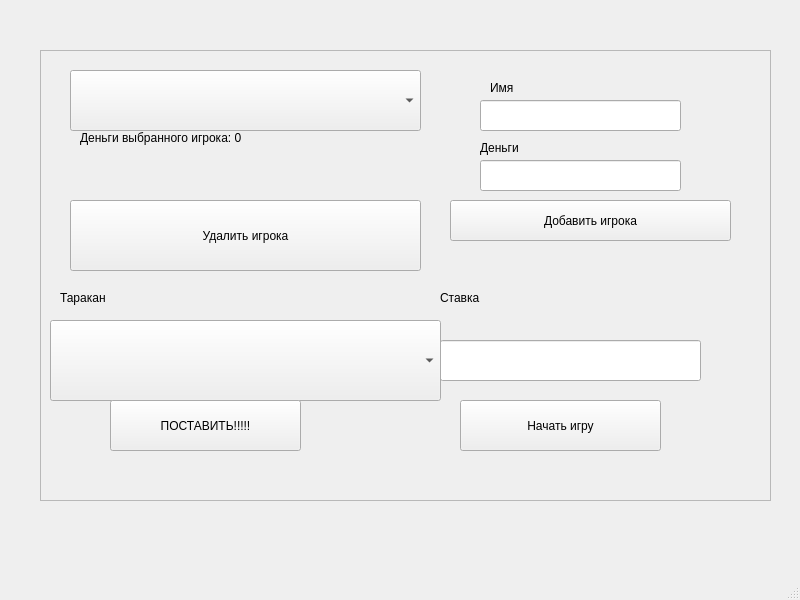
<?xml version="1.0" encoding="UTF-8"?>
<ui version="4.0">
 <class>Main</class>
 <widget class="QMainWindow" name="Main">
  <property name="geometry">
   <rect>
    <x>0</x>
    <y>0</y>
    <width>800</width>
    <height>600</height>
   </rect>
  </property>
  <property name="windowTitle">
   <string>Main</string>
  </property>
  <widget class="QWidget" name="centralwidget">
   <widget class="QFrame" name="frame">
    <property name="geometry">
     <rect>
      <x>40</x>
      <y>50</y>
      <width>731</width>
      <height>451</height>
     </rect>
    </property>
    <property name="frameShape">
     <enum>QFrame::StyledPanel</enum>
    </property>
    <property name="frameShadow">
     <enum>QFrame::Raised</enum>
    </property>
    <widget class="QComboBox" name="comboBox">
     <property name="geometry">
      <rect>
       <x>10</x>
       <y>270</y>
       <width>391</width>
       <height>81</height>
      </rect>
     </property>
    </widget>
    <widget class="QLabel" name="label">
     <property name="geometry">
      <rect>
       <x>400</x>
       <y>240</y>
       <width>51</width>
       <height>16</height>
      </rect>
     </property>
     <property name="text">
      <string>Ставка</string>
     </property>
    </widget>
    <widget class="QLineEdit" name="lineEdit">
     <property name="geometry">
      <rect>
       <x>400</x>
       <y>290</y>
       <width>261</width>
       <height>41</height>
      </rect>
     </property>
    </widget>
    <widget class="QLabel" name="label_2">
     <property name="geometry">
      <rect>
       <x>20</x>
       <y>240</y>
       <width>58</width>
       <height>16</height>
      </rect>
     </property>
     <property name="text">
      <string>Таракан</string>
     </property>
    </widget>
    <widget class="QPushButton" name="pushButton">
     <property name="geometry">
      <rect>
       <x>70</x>
       <y>350</y>
       <width>191</width>
       <height>51</height>
      </rect>
     </property>
     <property name="text">
      <string>ПОСТАВИТЬ!!!!!</string>
     </property>
    </widget>
    <widget class="QPushButton" name="pushButton_2">
     <property name="geometry">
      <rect>
       <x>30</x>
       <y>150</y>
       <width>351</width>
       <height>71</height>
      </rect>
     </property>
     <property name="text">
      <string>Удалить игрока</string>
     </property>
    </widget>
    <widget class="QComboBox" name="comboBox_2">
     <property name="geometry">
      <rect>
       <x>30</x>
       <y>20</y>
       <width>351</width>
       <height>61</height>
      </rect>
     </property>
    </widget>
    <widget class="QPushButton" name="pushButton_3">
     <property name="geometry">
      <rect>
       <x>410</x>
       <y>150</y>
       <width>281</width>
       <height>41</height>
      </rect>
     </property>
     <property name="text">
      <string>Добавить игрока</string>
     </property>
    </widget>
    <widget class="QLineEdit" name="lineEdit_2">
     <property name="geometry">
      <rect>
       <x>440</x>
       <y>50</y>
       <width>201</width>
       <height>31</height>
      </rect>
     </property>
    </widget>
    <widget class="QLabel" name="label_3">
     <property name="geometry">
      <rect>
       <x>450</x>
       <y>30</y>
       <width>51</width>
       <height>16</height>
      </rect>
     </property>
     <property name="text">
      <string>Имя</string>
     </property>
    </widget>
    <widget class="QLabel" name="label_4">
     <property name="geometry">
      <rect>
       <x>440</x>
       <y>90</y>
       <width>51</width>
       <height>16</height>
      </rect>
     </property>
     <property name="text">
      <string>Деньги</string>
     </property>
    </widget>
    <widget class="QLineEdit" name="lineEdit_3">
     <property name="geometry">
      <rect>
       <x>440</x>
       <y>110</y>
       <width>201</width>
       <height>31</height>
      </rect>
     </property>
    </widget>
    <widget class="QLabel" name="label_5">
     <property name="geometry">
      <rect>
       <x>40</x>
       <y>80</y>
       <width>381</width>
       <height>16</height>
      </rect>
     </property>
     <property name="text">
      <string>Деньги выбранного игрока: 0</string>
     </property>
    </widget>
    <widget class="QPushButton" name="pushButton_4">
     <property name="geometry">
      <rect>
       <x>420</x>
       <y>350</y>
       <width>201</width>
       <height>51</height>
      </rect>
     </property>
     <property name="text">
      <string>Начать игру</string>
     </property>
    </widget>
   </widget>
  </widget>
  <widget class="QMenuBar" name="menubar">
   <property name="geometry">
    <rect>
     <x>0</x>
     <y>0</y>
     <width>800</width>
     <height>24</height>
    </rect>
   </property>
  </widget>
  <widget class="QStatusBar" name="statusbar"/>
 </widget>
 <resources/>
 <connections/>
</ui>
